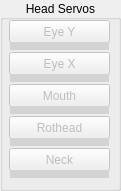
   <widget class="QGroupBox" name="HeadServos">
    <property name="enabled">
     <bool>true</bool>
    </property>
    <property name="geometry">
     <rect>
      <x>190</x>
      <y>30</y>
      <width>121</width>
      <height>191</height>
     </rect>
    </property>
    <property name="title">
     <string>Head Servos</string>
    </property>
    <property name="alignment">
     <set>Qt::AlignCenter</set>
    </property>
    <widget class="QPushButton" name="head_eyeY">
     <property name="enabled">
      <bool>false</bool>
     </property>
     <property name="geometry">
      <rect>
       <x>9</x>
       <y>20</y>
       <width>101</width>
       <height>23</height>
      </rect>
     </property>
     <property name="text">
      <string>Eye Y</string>
     </property>
    </widget>
    <widget class="QPushButton" name="head_eyeX">
     <property name="enabled">
      <bool>false</bool>
     </property>
     <property name="geometry">
      <rect>
       <x>9</x>
       <y>52</y>
       <width>101</width>
       <height>23</height>
      </rect>
     </property>
     <property name="text">
      <string>Eye X</string>
     </property>
    </widget>
    <widget class="QPushButton" name="head_jaw">
     <property name="enabled">
      <bool>false</bool>
     </property>
     <property name="geometry">
      <rect>
       <x>9</x>
       <y>84</y>
       <width>101</width>
       <height>23</height>
      </rect>
     </property>
     <property name="text">
      <string>Mouth</string>
     </property>
    </widget>
    <widget class="QPushButton" name="head_rothead">
     <property name="enabled">
      <bool>false</bool>
     </property>
     <property name="geometry">
      <rect>
       <x>9</x>
       <y>116</y>
       <width>101</width>
       <height>23</height>
      </rect>
     </property>
     <property name="text">
      <string>Rothead</string>
     </property>
    </widget>
    <widget class="QPushButton" name="head_neck">
     <property name="enabled">
      <bool>false</bool>
     </property>
     <property name="geometry">
      <rect>
       <x>9</x>
       <y>148</y>
       <width>101</width>
       <height>23</height>
      </rect>
     </property>
     <property name="text">
      <string>Neck</string>
     </property>
    </widget>
    <widget class="QSlider" name="head_eyeYSlider">
     <property name="enabled">
      <bool>false</bool>
     </property>
     <property name="geometry">
      <rect>
       <x>10</x>
       <y>42</y>
       <width>99</width>
       <height>8</height>
      </rect>
     </property>
     <property name="styleSheet">
      <string notr="true">QSlider::groove:horizontal {border: 1px solid #999999;}
QSlider::handle:horizontal {height: 5px; width: 6px;background-image: url(sliderButton.jpg)}
QSlider::add-page:qlineargradient {background: lightgray;}
QSlider::sub-page:qlineargradient {background: lightgray;}</string>
     </property>
     <property name="maximum">
      <number>180</number>
     </property>
     <property name="orientation">
      <enum>Qt::Horizontal</enum>
     </property>
    </widget>
    <widget class="QSlider" name="head_eyeXSlider">
     <property name="enabled">
      <bool>false</bool>
     </property>
     <property name="geometry">
      <rect>
       <x>10</x>
       <y>74</y>
       <width>99</width>
       <height>8</height>
      </rect>
     </property>
     <property name="styleSheet">
      <string notr="true">QSlider::groove:horizontal {border: 1px solid #999999;}
QSlider::handle:horizontal {height: 5px; width: 6px;background-image: url(sliderButton.jpg)}
QSlider::add-page:qlineargradient {background: lightgray;}
QSlider::sub-page:qlineargradient {background: lightgray;}</string>
     </property>
     <property name="maximum">
      <number>180</number>
     </property>
     <property name="orientation">
      <enum>Qt::Horizontal</enum>
     </property>
    </widget>
    <widget class="QSlider" name="head_jawSlider">
     <property name="enabled">
      <bool>false</bool>
     </property>
     <property name="geometry">
      <rect>
       <x>10</x>
       <y>106</y>
       <width>99</width>
       <height>8</height>
      </rect>
     </property>
     <property name="styleSheet">
      <string notr="true">QSlider::groove:horizontal {border: 1px solid #999999;}
QSlider::handle:horizontal {height: 5px; width: 6px;background-image: url(sliderButton.jpg)}
QSlider::add-page:qlineargradient {background: lightgray;}
QSlider::sub-page:qlineargradient {background: lightgray;}</string>
     </property>
     <property name="maximum">
      <number>180</number>
     </property>
     <property name="orientation">
      <enum>Qt::Horizontal</enum>
     </property>
    </widget>
    <widget class="QSlider" name="head_rotheadSlider">
     <property name="enabled">
      <bool>false</bool>
     </property>
     <property name="geometry">
      <rect>
       <x>10</x>
       <y>138</y>
       <width>99</width>
       <height>8</height>
      </rect>
     </property>
     <property name="styleSheet">
      <string notr="true">QSlider::groove:horizontal {border: 1px solid #999999;}
QSlider::handle:horizontal {height: 5px; width: 6px;background-image: url(sliderButton.jpg)}
QSlider::add-page:qlineargradient {background: lightgray;}
QSlider::sub-page:qlineargradient {background: lightgray;}</string>
     </property>
     <property name="maximum">
      <number>180</number>
     </property>
     <property name="orientation">
      <enum>Qt::Horizontal</enum>
     </property>
    </widget>
    <widget class="QSlider" name="head_neckSlider">
     <property name="enabled">
      <bool>false</bool>
     </property>
     <property name="geometry">
      <rect>
       <x>10</x>
       <y>170</y>
       <width>99</width>
       <height>8</height>
      </rect>
     </property>
     <property name="styleSheet">
      <string notr="true">QSlider::groove:horizontal {border: 1px solid #999999;}
QSlider::handle:horizontal {height: 5px; width: 6px;background-image: url(sliderButton.jpg)}
QSlider::add-page:qlineargradient {background: lightgray;}
QSlider::sub-page:qlineargradient {background: lightgray;}</string>
     </property>
     <property name="maximum">
      <number>180</number>
     </property>
     <property name="orientation">
      <enum>Qt::Horizontal</enum>
     </property>
    </widget>
   </widget>
